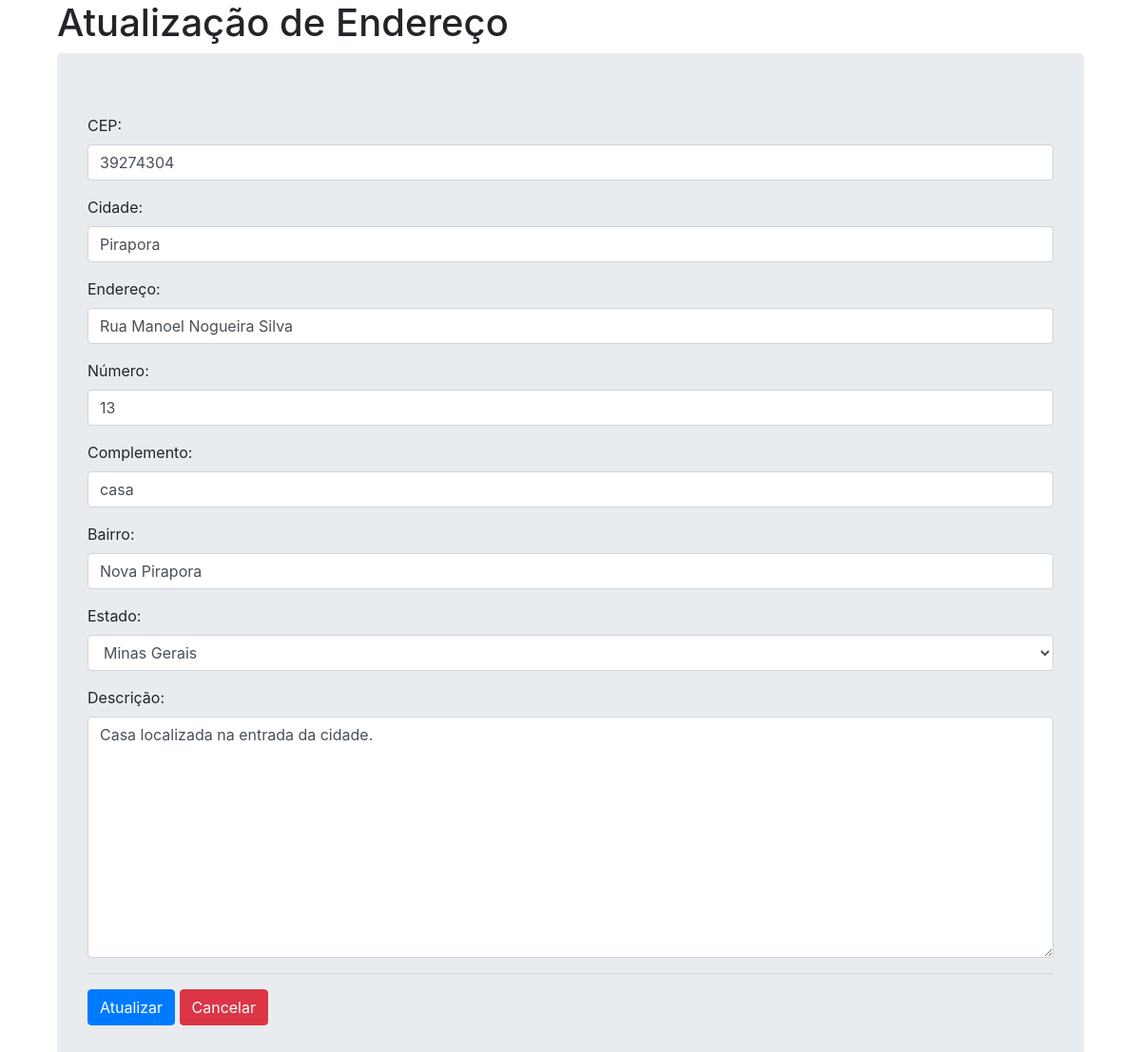
The app's page /cadastros/17/ with its own data.
### cidade/models.py (models this page shows, shortened)
class Base(models.Model):
    criado = models.DateField('Data de criação', auto_now_add=True)
    modificado = models.DateField('Data de atualização', auto_now=True)
    ativo = models.BooleanField('Ativo?', default=True)
    class Meta:
        abstract = True

class Cadastro(Base):
    cep = models.CharField('CEP', max_length=9)
    cidade = models.CharField('Cidade', max_length=100)
    endereco = models.CharField('Endereço', max_length=100)
    numero = models.CharField('Número', max_length=8)
    complemento = models.CharField('Complemento', max_length=20)
    bairro = models.CharField('Bairro', max_length=50)
    uf = models.CharField('Estado', max_length=2, choices=UF_CHOICES)
    descricao = models.TextField('Descrição')
    slug = models.SlugField('Slug', max_length=100, blank=True, editable=False)

### cidade/views.py (the view)
# urls.py: path('cadastros/<int:id>/', update, name='atualizacao'),
def update(request, id):
    cadastro = Cadastro.objects.get(id=id)
    form = CadastroModelForm(request.POST or None, instance=cadastro)
    context = {
        'form': form,
        'botao': 'Atualizar',
        'title': 'Atualização de Endereço'
    }
    return render(request, 'cadastro.html', context)

### cidade/forms.py (called while the page is built)
    def __str__(self):
        return self.as_divs()

    def as_divs(self):
        if not self:
            return ''
        return '<div class="errorlist">%s</div>' % ''.join(
            ['<div class="error alert alert-danger mt-1">%s</div>' % e for e in self])

### cidade/templates/cadastro.html (shortened to what this page needs)
{% extends 'base.html' %}
{% block content %}
<div class="container">
    <div class="container">
        <h1>{{title}}</h1>
        <div class="jumbotron">
            <form action="{% url 'cadastros' %}" method="post" class="form" autocomplete="off">
                {{ form.as_p }}
                <hr>
                <input type="submit" class="btn btn-primary" value="{{botao}}">
                <a href="{% url 'index' %}" class="btn btn-danger">Cancelar</a>
            </form>
        </div>
    </div>
</div>
{% endblock %}

### records on screen
Cadastro: cep "39274304", cidade "Pirapora", endereco "Rua Manoel Nogueira Silva", numero "13", complemento "casa", bairro "Nova Pirapora", uf "Minas Gerais", descricao "Casa localizada na entrada da cidade."

### other values on screen
{{ title }} "Atualização de Endereço"
